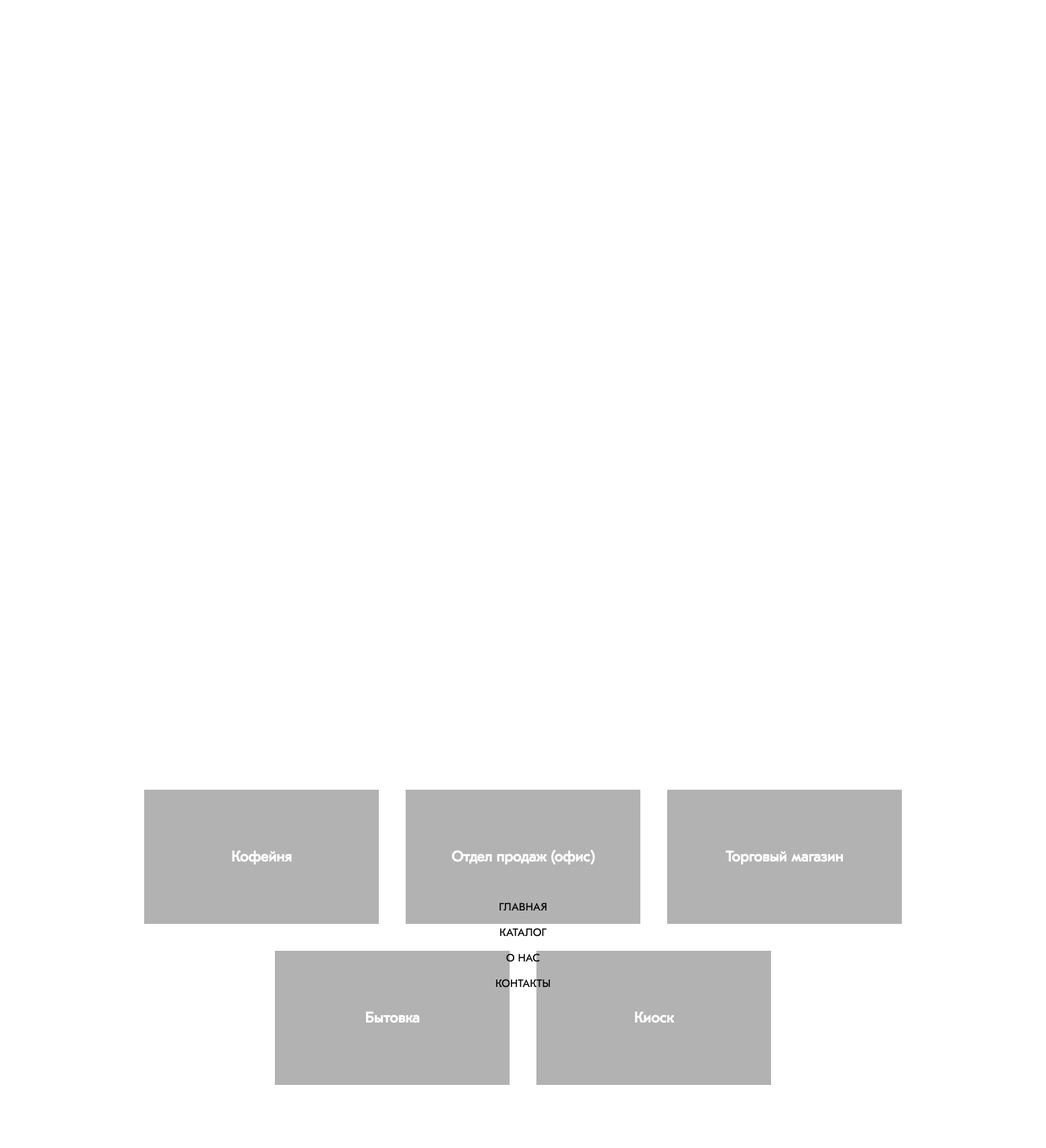
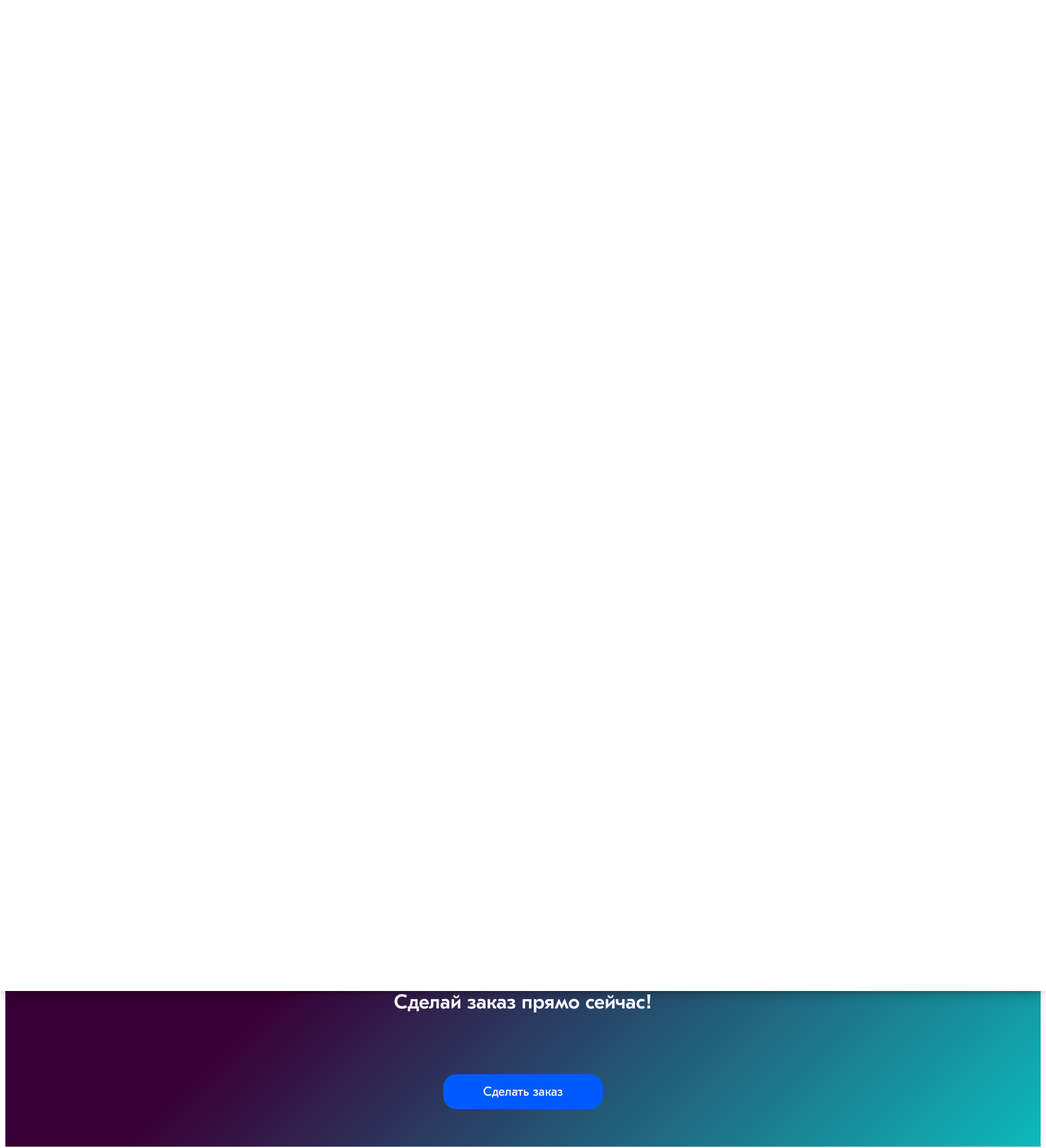
The page / (upper part) on the database its author committed (2 pictures, top to bottom).
### products/models.py (models this page shows, shortened)
class Category(models.Model):
    name = models.CharField(default='', max_length = 200)
    imgurl = models.ImageField(upload_to='static/images', blank = True, null = True)

### products/views.py (the view)
# urls.py: path('', views.index, name = "index"),
def index(request):
    items = Item.objects.all()
    categories = Category.objects.all()
    return render(request, 'products/index.html', {
        'items': items,
        'categories': categories,
    })

### products/templatetags/extras.py (called while the page is built)
@register.simple_tag
def get_first_image(item):
    return item.itemimage_set.all()[0]

@register.simple_tag
def modify_imgurl(imgurl):
    imgurl = imgurl.split('/')[-1]
    imgurl = '/static/images/products/' + imgurl
    return imgurl

### templates/products/index.html (shortened to what this page needs)
{% extends './base.html' %}
{% block content %}
    {% include './blocks/main_slider.html' %}
    {% include './blocks/margin_30.html' %}
    {% include './blocks/cost_1.html' %}
    {% include './blocks/category_blocks.html' %}
    {% include './blocks/item_slider.html' %}
    {% include './blocks/about_us.html' %}
    {% include './blocks/margin_30.html' %}
    {% include './blocks/cost_2.html' %}
{% endblock content %}

### templates/products/blocks/category_blocks.html (shortened to what this page needs)
{% load static %}
{% load extras %}
<div class="category__blocks">
    <div class="category__blocks__title" id="catalog">
    <span>
        </span>
    </div>
    <div class="category__blocks__items">
        {% for category in categories  %}
         <a class="category__blocks__item"
         href="{% url 'products:category' category.id %}">
         <div class="category__blocks__item__darken">
         </div>
            <span>
                {{ category.name }}
            </span>
        </a>
        {% endfor %}
    </div>
</div>

### static/style.css (style rules this page uses)
body { font-family: "gpro-text-regular"; }
.category__blocks__title { font-size: calc(15px + 3vw); margin-top: 40px; padding: 30px 0px; display: flex; flex-wrap: wrap; max-width: 98%; text-align: center; align-content: center; align-items: center; justify-content: center; }
.category__blocks__title span { max-width: 98%; }
.category__blocks { width: 100%; display: flex; flex-direction: column; align-items: center; }
.category__blocks__title { width: 100%; text-align: center; }
.category__blocks__items { max-width: 98%; display: flex; flex-wrap: wrap; align-items: center; align-content: center; justify-content: center; }
.category__blocks__item { max-width: 100%; text-decoration: none; position: relative; cursor: pointer; display: flex; align-items: center; justify-content: center; margin: 20px 20px; max-width: 350px; max-height: 200px; width: 350px; height: 270px; box-shadow: 0px 25px 40px -15px rgba(0, 0, 0, 0.75); transition: background linear 0.3s; background-size: auto; }
.category__blocks__item span { text-align: center; color: white; font-weight: 600; font-size: 22px; z-index: 405; }
.category__blocks__item::after { content: ""; position: absolute; bottom: 0; left: 0; width: 100%; height: 100%; transform: scaleY(0); transform-origin: bottom center; background-color: #eec0c6; background-image: linear-gradient(315deg, #eec0c6 0%, #7ee8fa 74%); z-index: -1; transition: transform ease 0.3s; z-index: 400; }
.category__blocks__item__darken { width: 100%; height: 100%; top: 0; right: 0; background-color: black; position: absolute; z-index: 403; opacity: 0.3; }

### rows shown on the page
Category: name "Кофейня"
Category: name "Отдел продаж (офис)"
Category: name "Торговый магазин"
Category: name "Бытовка"
Category: name "Киоск"
